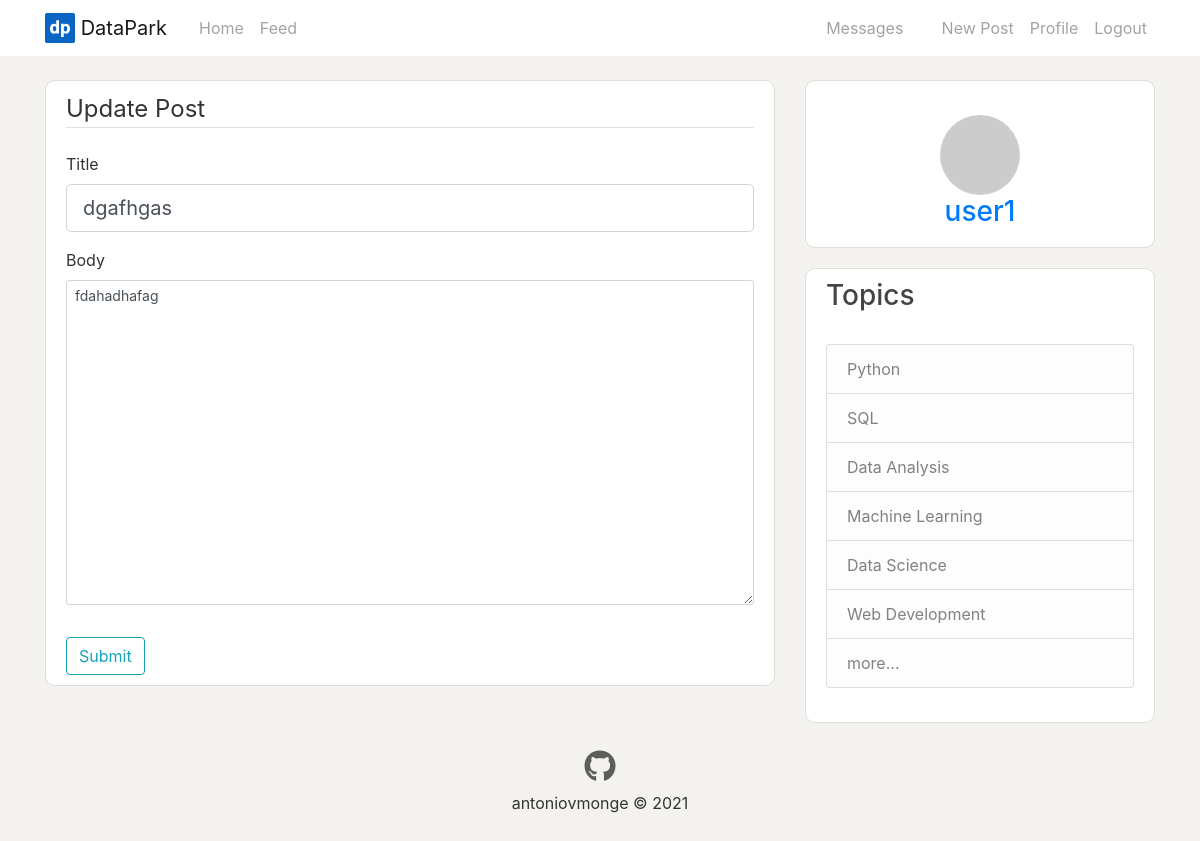
/post/2/update/ (signed in), run on the app's committed database.
### app/models.py (models this page shows, shortened)
class Post(db.Model):
    id = db.Column(db.Integer, primary_key=True)
    title = db.Column(db.String(100))
    body = db.Column(db.Text)
    body_html = db.Column(db.Text)
    timestamp = db.Column(db.DateTime, index=True, default=datetime.utcnow)
    user_id = db.Column(db.Integer, db.ForeignKey('user.id'))

class User(UserMixin, db.Model):
    id = db.Column(db.Integer, primary_key=True)
    username = db.Column(db.String(64), index=True, unique=True)
    email = db.Column(db.String(120), index=True, unique=True)
    password_hash = db.Column(db.String(128))
    about_me = db.Column(db.String(140))
    last_seen = db.Column(db.DateTime, default=datetime.utcnow)
    posts = db.relationship('Post', backref='author', lazy='dynamic')
    followed = db.relationship(
        'User',
        secondary=followers,
        primaryjoin=(followers.c.follower_id == id),
        secondaryjoin=(followers.c.followed_id == id),
        backref=db.backref('followers', lazy='dynamic'),
        lazy='dynamic')
    messages_sent = db.relationship('Message',
                                    foreign_keys='Message.sender_id',
                                    backref='author', lazy='dynamic')
    messages_received = db.relationship('Message',
                                        foreign_keys='Message.recipient_id',
                                        backref='recipient', lazy='dynamic')
    last_message_read_time = db.Column(db.DateTime)
    notifications = db.relationship('Notification', backref='user',
                                    lazy='dynamic')
    def avatar(self, size):
        digest = md5(self.email.lower().encode('utf-8')).hexdigest()
        return f"https://www.gravatar.com/avatar/{digest}?d=identicon&s={size}"
    def new_messages(self):
        last_read_time = self.last_message_read_time or datetime(1900, 1, 1)
        return Message.query.filter_by(recipient=self).filter(
            Message.timestamp > last_read_time).count()

### app/posts/routes.py (the view)
@bp.route("/post/<int:post_id>/update/", methods=['GET', 'POST'])
@login_required
def update_post(post_id):
    post = Post.query.get_or_404(post_id)
    if post.author != current_user:
        abort(403)
    form = PostForm()
    if form.validate_on_submit():
        post.title = form.title.data
        post.body = form.body.data
        db.session.commit()
        flash('Your post has been updated!', 'success')
        return redirect(url_for('posts.post', post_id=post.id))
    elif request.method == 'GET':
        form.title.data = post.title
        form.body.data = post.body
    return render_template('posts/new_post.html', title='Update Post',
                            form=form, legend='Update Post')

### app/posts/forms.py
class PostForm(FlaskForm):
    title = StringField('Title', validators=[DataRequired()])
    body = PageDownField('Body', validators=[DataRequired()])
    submit = SubmitField('Submit')

### app/models.py (called while the page is built)
@login.user_loader
def load_user(id):
    return User.query.get(int(id))

### app/templates/posts/new_post.html (shortened to what this page needs)
{% extends "layout.html" %}
{% block content %}
<div class='content-section'>
    <form method='POST' action=''>
        <fieldset class='form-group'>
            <legend class='border-bottom mb-4'>{{ legend }}</legend>
            <div class='form-group'>
                {{ form.title.label(class='form-control-label') }}
                {% if form.title.errors %}
                    {{ form.title(class='form-control form-control-lg is-invalid') }}
                    <div class='invalid-feedback'>
                        {% for error in form.title.errors %}
                            <span>{{ error }}</span>
                        {% endfor %}
                    </div>
                {% else %}
                    {{ form.title(class='form-control form-control-lg') }}
                {% endif %}
            </div>
            <div class='form-group'>
                {{ form.body.label(class='form-control-label') }}
                {% if form.body.errors %}
                    {{ form.body(class='form-control form-control-lg is-invalid') }}
                    <div class='invalid-feedback'>
                        {% for error in form.body.errors %}
                            <span>{{ error }}</span>
                        {% endfor %}
                    </div>
                {% else %}
                    {{ form.body(class='form-control form-control-sm', rows=15, type="text") }}
                {% endif %}
            </div>
        </fieldset>
        <div>
            {{ form.submit(class='btn btn-outline-info') }}
        </div>
    </form>
</div>
{% endblock content %}

### app/templates/layout.html (shortened to what this page needs)
<!DOCTYPE html>
<html lang="en">
    <head>
        <link rel="stylesheet" href="https://stackpath.bootstrapcdn.com/bootstrap/4.1.3/css/bootstrap.min.css">
        <link rel="stylesheet" type="text/css" href="{{ url_for('static', filename='main.css') }}">
    </head>
    <body>
        <header class="site-header">
            <nav class="navbar navbar-expand-md navbar-light bg-white fixed-top">
                <div class="container">
                    <a class="navbar-brand mr-4" href="{{ url_for('main.home') }}">
                        <img src="{{ url_for('static', filename='dp.svg') }}" width="30" height="30" class="d-inline-block align-top" alt="">
                        DataPark
                    </a>
                    <div class="collapse navbar-collapse" id="navbarToggle">
                        <div class="navbar-nav mr-auto">
                                <a class="nav-item nav-link" href="{{ url_for('main.home') }}">Home </a>
                                <a class="nav-item nav-link" href="{{ url_for('main.explore') }}">Feed</a>
                        </div>
                        <div class='navbar-nav ms-auto'>
                            {% if current_user.is_anonymous %}
                                <a class="nav-item nav-link" href="{{ url_for('auth.login') }}">Login</a>
                                <a class="nav-item nav-link" href="{{ url_for('auth.register') }}">Register</a>
                            {% else %}
                                <a class="nav-item nav-link" href="{{ url_for('messages.messages') }}">
                                    Messages
                                    {% set new_messages = current_user.new_messages() %}
                                </a>
                                <a class="nav-item nav-link" href="{{ url_for('posts.new_post') }}">New Post</a>
                                <a class="nav-item nav-link" href="{{ url_for('users.user', username=current_user.username) }}">Profile</a>
                                <a class="nav-item nav-link" href="{{ url_for('auth.logout') }}">Logout</a>
                            {% endif %}
                        </div>
                    </div>
                </div>
            </nav>
        </header>
        <main role='main' class='container'>
            <div class="row">
                <div class="col-md-8">
                    {% block content %}{% endblock content %}
                </div>
                <div class="col-md-4">
                    {% if current_user.is_authenticated %}
                        <div class="content-section text-center">
                            <br>
                            <img class="rounded-circle"  src="{{ current_user.avatar(64) }}">
                            <div>
                                <h3><a class="mr-2h" href="{{ url_for('users.user', username=current_user.username) }}">{{ current_user.username }}</a></h3>
                            </div>
                        </div>
                    {% endif %}
                    <div class="content-section">
                        <h3>Topics</h3>
                        <br>
                        <div class="list-group">
                            <a href="{{ url_for('main.coming_soon') }}" class="list-group-item list-group-item-action list-group-item-light">Python</a>
                            <a href="{{ url_for('main.coming_soon') }}" class="list-group-item list-group-item-action list-group-item-light">SQL</a>
                            <a href="{{ url_for('main.coming_soon') }}" class="list-group-item list-group-item-action list-group-item-light">Data Analysis</a>
                            <a href="{{ url_for('main.coming_soon') }}" class="list-group-item list-group-item-action list-group-item-light">Machine Learning</a>
                            <a href="{{ url_for('main.coming_soon') }}" class="list-group-item list-group-item-action list-group-item-light">Data Science</a>
                            <a href="{{ url_for('main.coming_soon') }}" class="list-group-item list-group-item-action list-group-item-light">Web Development</a>
                            <a href="{{ url_for('main.coming_soon') }}" class="list-group-item list-group-item-action list-group-item-light">more...</a>
                        </div>
                        <br>
                    </div>
                </div>
            </div>
        </main>
        <div>
            <footer class="page-footer font-small" style='margin: bottom 0;'>
                <div class="container-fluid text-center">
                    <div>
                        <a class="item-social" href="https://github.com/antoniovmonge"><i class="fab fa-github"></i></a>
                    </div>
                    <p class="copyright">antoniovmonge © 2021</p>
                    <br>
                </div>
            </footer>
        </div>
    </body>
</html>

### app/static/main.css (style rules this page uses)
body { background: #F3F2EF; color: #333333; margin-top: 5rem; }
h1, h2, h3, h4, h5, h6 { color: #444444; }
.site-header .navbar-nav .nav-link { color: #a3a3a3; }
.content-section { background: #ffffff; padding: 10px 20px; border: 1px solid #dddddd; border-radius: 10px; margin-bottom: 20px; }
.item-social { color: rgb(56, 56, 56); text-decoration:none; font-size:2rem; opacity:0.8; }

### data on the page
Post: title "dgafhgas", body "fdahadhafag"
User: username "user1"

### other printed values
{{ legend }} "Update Post"
